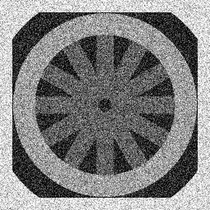
%> input picture wheelnoise.gif, 210 x 210 px, shrunk from 256 x 256 before the run
$ octave main.m   (GNU Octave 9; MATLAB toolbox functions it lacks are replaced by stand-ins)
%> lines starting %> are read from the running program, lines starting %| are printed output that depends on the picture; in (x1, y1, x2, y2) boxes, pixels count from 0 and x2, y2 are one past the last pixel; in counts of white or black regions, pixels touching at a corner belong together; the program's own positions count from 1
### component.m
%%%%%%%%%%%%%  Function component %%%%%%%%%%%%%%%%%%%%%%%%%%%%%%%%%%%%
% Purpose:
%      Extract the four largest components of the input image given their
%      label number
%
% Input Variables:
%      flabel      input image
%      big         matrix that contains the four largest label numbers and
%                  its frequency
%      n           component number amongst the four largest components
%      rows        Number of rows of input image
%      cols        Number of coloumns of input image
%       i|j        x|y coordinate of pixel for the input image
%
% Returned Results:
%     outputComponentImage     resultant image after obtaining the nth
%                              component
%
% Processing Flow:
%      1.  Using the input value of n, we obtain the nth largest component
%      2.  For each valid pixel,
%             Access the label number of the nth largest component
%             Compare the labels of input image with the label number
%             If the above comparison is true, then set that pixel
%               intensity as 1, and all other label as 0.
%
%
%  The following functions are called:
%      none
%
%       Author:      Pavan Gurudath, Abhishek Durairaj, Visweshwar Srinivasan
%       Date:        09/22/2017
%%%%%%%%%%%%%%%%%%%%%%%%%%%%%%%%%%%%%%%%%%%%%%%%%%%%%%%%%%%%%%%%%%%%%%%
function outputComponentImage = component(flabel,big,n)
    index=n;
    [rows cols] = size(flabel);
    for i=1:rows
        for j=1:cols
            if (flabel(i,j) == big(2,index))
                outputComponentImage(i,j) = 1;
            else
                outputComponentImage(i,j) = 0;
            end
        end
    end

    figure;    imshow(outputComponentImage);

end

### andfn.m
%%%%%%%%%%%%%  Function andfn %%%%%%%%%%%%%%%%%%%%%%%%%%%%%%%%%%%%
% Purpose:
%      Computes the AND operation between two images
%
% Input Variables:
%      imageA      first input image
%      imageB      second input image
%      rowsA       Number of rows of input image A
%      colsA       Number of coloumns of input image C
%      rowsB       Number of rows of input image B
%      colsB       Number of coloumns of input image B
%      rows        Number of rows of output image
%      cols        Number of coloumns of output image
%       i|j        x|y coordinate of pixel for the input image
%
% Returned Results:
%     ANDoutput     resultant image after performing AND operation between
%                   image A and image B
%
% Processing Flow:
%      1.  Set a new image full of ZEROS
%      2.  For each valid pixel,
%             compute the pixel wise AND operation
%
%
%  The following functions are called:
%      none
%
%       Author:      Pavan Gurudath
%       Date:        09/22/2017
%%%%%%%%%%%%%%%%%%%%%%%%%%%%%%%%%%%%%%%%%%%%%%%%%%%%%%%%%%%%%%%%%%%%%%%

function ANDoutput = andfn(imageA,imageB)
    [rowsA, colsA] = size(imageA);
    [rowsB, colsB] = size(imageB);

    if(rowsA == rowsB && colsA == colsB)
        rows=rowsA;
        cols=colsA;
    else
        disp('Invalid set of images. Make sure the image size are the same');
    end

    ANDoutput = zeros(rows, cols);
    for i = 1:rows
        for j = 1:cols
            if imageA(i,j) == 1 && imageB(i,j) == 1
                ANDoutput(i,j) = 1;
            else
                ANDoutput(i,j) = 0;
            end
        end
    end
%     ANDoutput = uint8(ANDoutput);
end

### orfn.m
%%%%%%%%%%%%%  Function orfn %%%%%%%%%%%%%%%%%%%%%%%%%%%%%%%%%%%%
% Purpose:
%      Computes the OR operation between two images
%
% Input Variables:
%      imageA      first input image
%      imageB      second input image
%      rowsA       Number of rows of input image A
%      colsA       Number of coloumns of input image A
%      rowsB       Number of rows of input image B
%      colsB       Number of coloumns of input image B
%      rows        Number of rows of output image
%      cols        Number of coloumns of output image
%       i|j        x|y coordinate of pixel for the input images
%
% Returned Results:
%     ORoutput     resultant image after performing OR operation between
%                   image A and image B
%
% Processing Flow:
%      1.  Set a new image full of ZEROS
%      2.  For each valid pixel,
%             compute the pixel wise OR operation
%
%
%  The following functions are called:
%      none
%
%       Author:      Pavan Gurudath
%       Date:        09/22/2017
%%%%%%%%%%%%%%%%%%%%%%%%%%%%%%%%%%%%%%%%%%%%%%%%%%%%%%%%%%%%%%%%%%%%%%%
function ORoutput = orfn(imageA,imageB)
    [rowsA, colsA] = size(imageA);
    [rowsB, colsB] = size(imageB);
    if(rowsA == rowsB && colsA == colsB)
        rows=rowsA;
        cols=colsA;
    else
        disp('Invalid set of images. Make sure the image size are the same');
    end

    ORoutput = zeros(rows,cols);
    for i = 1:rows
        for j = 1:cols
            if imageA(i,j) == 1 || imageB(i,j) == 1
                ORoutput(i,j) = 1;
            else
                ORoutput(i,j) = 0;
            end
        end
    end
%     ORoutput = uint8(ORoutput);
end

### xorfn.m
%%%%%%%%%%%%%  Function xorfn %%%%%%%%%%%%%%%%%%%%%%%%%%%%%%%%%%%%
% Purpose:
%      Computes the XOR operation between two images
%
% Input Variables:
%      imageA      first input image
%      imageB      second input image
%      rowsA       Number of rows of input image A
%      colsA       Number of coloumns of input image A
%      rowsB       Number of rows of input image B
%      colsB       Number of coloumns of input image B
%      rows        Number of rows of output image
%      cols        Number of coloumns of output image
%       i|j        x|y coordinate of pixel for the input images
%
% Returned Results:
%     XORoutput     resultant image after performing XOR operation between
%                   image A and image B
%
% Processing Flow:
%      1.  Set a new image full of ZEROS
%      2.  For each valid pixel,
%             compute the pixel wise XOR operation
%
%
%  The following functions are called:
%      none
%
%       Author:      Pavan Gurudath
%       Date:        09/22/2017
%%%%%%%%%%%%%%%%%%%%%%%%%%%%%%%%%%%%%%%%%%%%%%%%%%%%%%%%%%%%%%%%%%%%%%%
function XORoutput = xorfn(imageA,imageB)
    [rowsA, colsA] = size(imageA);
    [rowsB, colsB] = size(imageB);
    if(rowsA == rowsB && colsA == colsB)
        rows=rowsA;
        cols=colsA;
    else
        disp('Invalid set of images. Make sure the image size are the same');
    end
    XORoutput = zeros(rows,cols);
    for i = 1:rows
        for j = 1:cols
            if imageA(i,j) == imageB(i,j)
                XORoutput(i,j) = 0;
            else
                XORoutput(i,j) = 1;
            end
        end
    end
%     XORoutput = uint8(XORoutput);
end

### notfn.m
%%%%%%%%%%%%%  Function notfn %%%%%%%%%%%%%%%%%%%%%%%%%%%%%%%%%%%%
% Purpose:
%      Computes the NOT operation of an image
%
% Input Variables:
%      imageA      first input image
%      imageB      second input image
%      rows        Number of rows of output image A
%      cols        Number of coloumns of output image A
%       i|j        x|y coordinate of pixel for the input images
%
% Returned Results:
%     NOToutput     resultant image after performing NOT operation on image
%                   A
%
% Processing Flow:
%      1.  Set a new image full of ZEROS
%      2.  For each valid pixel,
%             compute the pixel wise NOT operation
%
%
%  The following functions are called:
%      none
%
%       Author:      Pavan Gurudath
%       Date:        09/22/2017
%%%%%%%%%%%%%%%%%%%%%%%%%%%%%%%%%%%%%%%%%%%%%%%%%%%%%%%%%%%%%%%%%%%%%%%
function NOToutput = notfn(imageA)
    [rows, cols] = size(imageA);
    NOToutput = zeros(rows, cols);
    for i = 1:rows
        for j = 1:cols
            if imageA(i,j) == 1
                NOToutput(i,j) = 0;
            else
                NOToutput(i,j) = 1;
            end
        end
    end
%      NOToutput = uint8(NOToutput);
end

### minfn.m
%%%%%%%%%%%%%  Function minfn %%%%%%%%%%%%%%%%%%%%%%%%%%%%%%%%%%%%
% Purpose:
%      Computes the minimum of the pixel intensity between two images
%
% Input Variables:
%      imageC      first input image
%      imageD      second input image
%      rowsC       Number of rows of input image C
%      colsC       Number of coloumns of input image C
%      rowsD       Number of rows of input image D
%      colsD       Number of coloumns of input image D
%      rows        Number of rows of output image
%      cols        Number of coloumns of output image
%       i|j        x|y coordinate of pixel for the input image
%
% Returned Results:
%     minofCandD     resultant image after finding min(C,D)
%
% Processing Flow:
%      1.  Set a new image full of ZEROS
%      2.  For each valid pixel,
%             compute the minimum of the pixel intensity of image C and
%             image D
%
%
%  The following functions are called:
%      none
%
%       Author:      Pavan Gurudath
%       Date:        09/22/2017
%%%%%%%%%%%%%%%%%%%%%%%%%%%%%%%%%%%%%%%%%%%%%%%%%%%%%%%%%%%%%%%%%%%%%%%
function minofCandD = minfn(imageC,imageD)
    [rowsC, colsC] = size(imageC);
    [rowsD, colsD] = size(imageD);

    if(rowsC == rowsD && colsC == colsD)
        rows=rowsC;
        cols=colsC;
    else
        disp('Invalid set of images. Make sure the image size are the same');
    end
    minofCandD = zeros(rows, cols);

    for i = 1:rows
        for j = 1:cols
            if imageC(i,j) >= imageD(i,j)
                minofCandD(i,j) = imageD(i,j);
            else
                minofCandD(i,j) = imageC(i,j);
            end
        end
    end
minofCandD = uint8(minofCandD);
end

### main.m
%%%%%%%%%%%%% main.m file %%%%%%%%%%%%%%%%%%%%%%%%%%%%%%%%%%%%%%%%%%%%%
% Purpose:
%      Familiarize concepts of digital image processing
%
%
% Code flow:
%      1.  Load input image 'wheelnoise.gif'.
%      2.  Threshold the input image and save it as fthresh.
%      3.  Find the connected components and label them using bwlabel MATLAB function.
%      4.  Display the labeled image with colored components.
%      5.  Write a function to save the 4 largest components of the labeled
%          image.
%      6.  Write Matlab functions for the AND, OR, XOR and NOT operator.
%      7.  Load 'Match1.gif' and 'Match2.gif'.
%      8.  Compute the AND, OR, XOR and NOT operation for the above two
%          images.
%      9.  Write a function to calculate minimum of two images
%          'mandrill_gray.tiff' and 'cameraman.tiff'.

%  The following functions are called:
%      component    To obtain the four largest components
%      andfn        To perform binary AND operation
%      orfn         To perform binary OR operation
%      xorfn        To perform binary XOR operation
%      notfn        To perform unary NOT operation
%      minfn        To compute the minimum of two pixel values
%
%  Author:      Pavan Gurudath
%  Date:        09/22/2017
%%%%%%%%%%%%%%%%%%%%%%%%%%%%%%%%%%%%%%%%%%%%%%%%%%%%%%%%%%%%%%%%%%%%%%%%%%%

clc;            % Clear the command window
clear all;      % Clear the variables in the workspace
close all;      % Close all figure/plot windows

warning off
%% Read the given Image
I= imread('wheelnoise.gif');        % Read input image
%> I is the input picture: size 210x210 uint8; min 0, max 255, mean 127.9
figure;    imshow(I);
% I2= imread('wheel.gif');
% figure;     imshow(I2);
Itemp = I;                          %Storing the input image such that it can be used later
Inoise=I;

%% Objective 1: Bright-Region Extraction
%% Objective 1.1:  Thresholding the Input image
[rows cols] = size(Inoise);         %Obtain the size of the original image
%> rows = 210; cols = 210


[rows, cols] = size(Inoise);   %Obtain the size of the original image
for i=1:rows
    for j=1:cols
        if (Inoise(i,j) < 150)
            fthresh(i,j)=0;
%         elseif (Inoise(i,j) < 220)
%             fthresh(i,j) = 127;
        else
            fthresh(i,j)=Inoise(i,j);
        end
    end
end

imwrite(fthresh,'fthresh.gif');             %Storing the thresholded image as fthresh
figure;     imshow(fthresh);
figure;     imshowpair(Inoise,fthresh,'montage'); %Comparison of images before and after thresholding

%% Objective 1.2:
[flabel, num] = bwlabel(fthresh, 8);        %Computing the connected components of the thresholded image
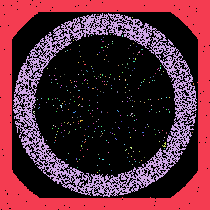
%> flabel: size 210x210 double; 329 distinct labels, from 0 to 328; one colour per label, 0 black
%> num = 328
fRGB = label2rgb(flabel);                   %Displaying the labeled image with colored components,
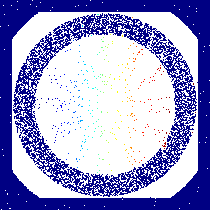
%> fRGB: size 210x210x3 uint8; mean R, G, B 152.1, 152.2, 204.8
figure; imshow(fRGB)
imwrite(fRGB, 'RGB_labelImage.tif');

%% Objective 1.3: Saving the largest four components from the 8-connected labelled image
count(2,num) =0;        %Setting a [2xnum] array where the first row gives the area of the corresponding labelled component which is mentioned in second row.
counter =0;             %Setting a temp variable to count the frequency of the label
for k=1:num
    % Obtaining the frequency of each labelled component
    for i=1:rows
        for j=1:cols
            if flabel(i,j) == k
                counter=counter+1;
            end
        end
    end

    count(1,k)=counter;       %Setting the area of labelled componenet
    count(2,k)=k;             %Setting the corresponding labelled component
    counter =0;               %Resetting the variable for the next label
end
%> after the loop, count = 328 columns, first 8: [10783 6794 4 1 1 2 1 1; 1 2 3 4 5 6 7 8]

% [7 lines of commented-out code are left out]

big(2,4)=0;             %Setting an array of the largest 4 components that will consist of the area in row 1 and the label of component in row 2
temp(2,1)=0;            %Setting a temporary vector for sorting

%Sorting algorithm
for idx =1:4
    big(:,idx) = count(:, idx);
    for iter= idx+1:1:num
        if (count(1,iter)>big(1,idx))
            temp = count(:,iter);
            count(:,iter)= big(:,idx);
            big(:,idx)=temp;
        end
    end
end
%> after the loop, big = [10783 6794 9 4; 1 2 313 38]; count = 328 columns, first 8: [10783 6794 4 1 1 1 1 1; 1 2 3 4 5 4 7 8]; temp = [4; 38]

%Accessing the four largest components
for n=1:4
    nth_ComponentImage = component(flabel, big,n);  %Calling a function to obtain the 4 largest components
    switch n
    case 1
        first_component = nth_ComponentImage;
        imwrite(first_component,'first_component.tif');

    case 2
        second_component = nth_ComponentImage;
        imwrite(second_component,'second_component.tif');

    case 3
        third_component = nth_ComponentImage;
        imwrite(third_component,'third_component.tif');

    case 4
        fourth_component = nth_ComponentImage;
        imwrite(fourth_component,'fourth_component.tif');
    end
end
%> fourth_component: size 210x210 double; values 0 (black) and 1 (white), 0.01% white in thin lines or dots, all inside (x1, y1, x2, y2) = (60, 105, 62, 108)
%> third_component: size 210x210 double; values 0 (black) and 1 (white), 0.02% white in thin lines or dots, all inside (x1, y1, x2, y2) = (162, 142, 166, 147)
All_Component = first_component+second_component+third_component+fourth_component;
%> All_Component: size 210x210 double; values 0 (black) and 1 (white), 39.9% white; 4 white regions (2 under 20 px), largest, box (x1, y1, x2, y2) and area: (0, 0, 210, 210) 10783, (13, 13, 197, 197) 6794
figure; imshow(All_Component);
imwrite(All_Component, 'All_Component.tif');   %Displaying the four largest components in one image

%% OBJECTIVE 2: Logical (SET) Operation
%% Objective 2.1: AND, OR and XOR binary-image operators and NOT unary-image operator
% The objective is to write the functions to calculate AND, OR,
% XOR and NOT operations.


%% Objective 2.2: Computing logical operations
% Let A be the "match1" image and B be the "match2" image. Compute the following images:
% A AND B , A OR B, A XOR B, and NOT(A)

inputA = imread('match1.gif');              %Load input image A
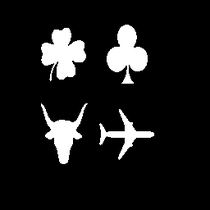
%> input picture match1.gif, 210 x 210 px, shrunk from 256 x 256 before the run
%> inputA: size 210x210 uint8; min 0, max 244, mean 219.5
inputB = imread('match2.gif');              %Load input image B
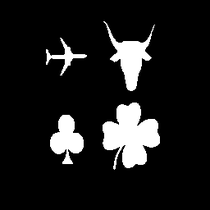
%> input picture match2.gif, 210 x 210 px, shrunk from 256 x 256 before the run
%> inputB: size 210x210 uint8; min 0, max 245, mean 218.3
imshowpair(inputA,inputB,'Montage');
%% Compute A AND B
AndOutput = andfn(inputA,inputB);           %Calling andfn to do the necessary operation
%> after the loop in andfn, `for i = 1:rows`: ANDoutput: size 210x210 double; values 0 (black) and 1 (white), 0.01% white in thin lines or dots, all inside (x1, y1, x2, y2) = (65, 52, 145, 162)
figure; imshow(AndOutput);
imwrite(AndOutput,'A_and_B.tif');

%% Compute A OR B
OrOutput = orfn(inputA,inputB);             %Calling orfn to do the necessary operation
%> after the loop in orfn, `for i = 1:rows`: ORoutput: size 210x210 double; values 0 (black) and 1 (white), 0.71% white in thin lines or dots, all inside (x1, y1, x2, y2) = (43, 27, 158, 168)
figure; imshow(OrOutput);
imwrite(OrOutput,'A_or_B.tif');

%% Compute A XOR B
XorOutput = xorfn(inputA,inputB);           %Calling xorfn to do the necessary operation
%> after the loop in xorfn, `for i = 1:rows`: XORoutput: size 210x210 double; values 0 (black) and 1 (white), 96.5% white; 134 black regions (130 under 20 px), largest, box (x1, y1, x2, y2) and area: (111, 42, 145, 71) 490, (54, 120, 78, 153) 384, (105, 119, 154, 146) 272, (49, 46, 84, 66) 154
figure; imshow(XorOutput);
imwrite(XorOutput,'A_xor_B.tif');

%% Compute NOT(A)
NotAOutput = notfn(inputA);                 %Calling notfn to do the necessary operation
%> after the loop in notfn, `for i = 1:rows`: NOToutput: size 210x210 double; values 0 (black) and 1 (white), 99.6% white; black in thin lines or dots, all inside (x1, y1, x2, y2) = (43, 27, 152, 162)
figure; imshow(NotAOutput);
imwrite(NotAOutput,'notA.tif');

%% Objective 2.3: Computing E = min(C,D)
imageC = imread('mandril_gray.tif');
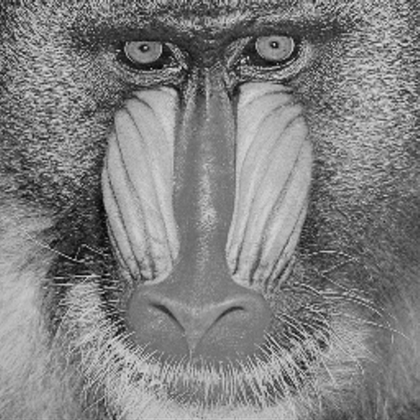
%> input picture mandril_gray.tif, 420 x 420 px, shrunk from 512 x 512 before the run
%> imageC is the input picture: size 420x420 uint8; min 0, max 224, mean 128.5
imageD = imread('cameraman.tif');
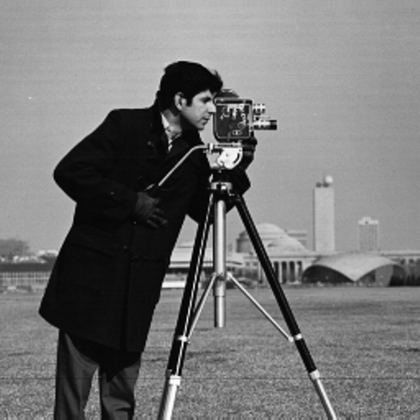
%> input picture cameraman.tif, 420 x 420 px, shrunk from 512 x 512 before the run
%> imageD is the input picture: size 420x420 uint8; min 0, max 255, mean 118.3

minoutputImage = minfn(imageC,imageD);
%> after the loop in minfn, `for i = 1:rows`:
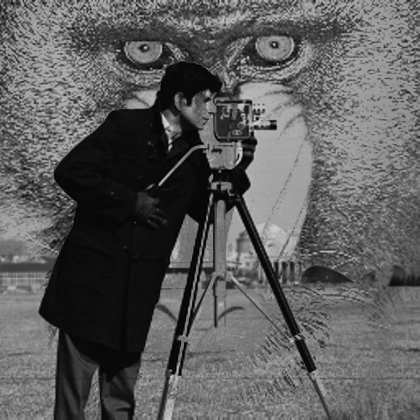
%> minofCandD: size 420x420 double; min 0, max 209, mean 92.6
figure; imshow(minoutputImage);
imwrite(minoutputImage,'min_of_C_and_D.tif');
